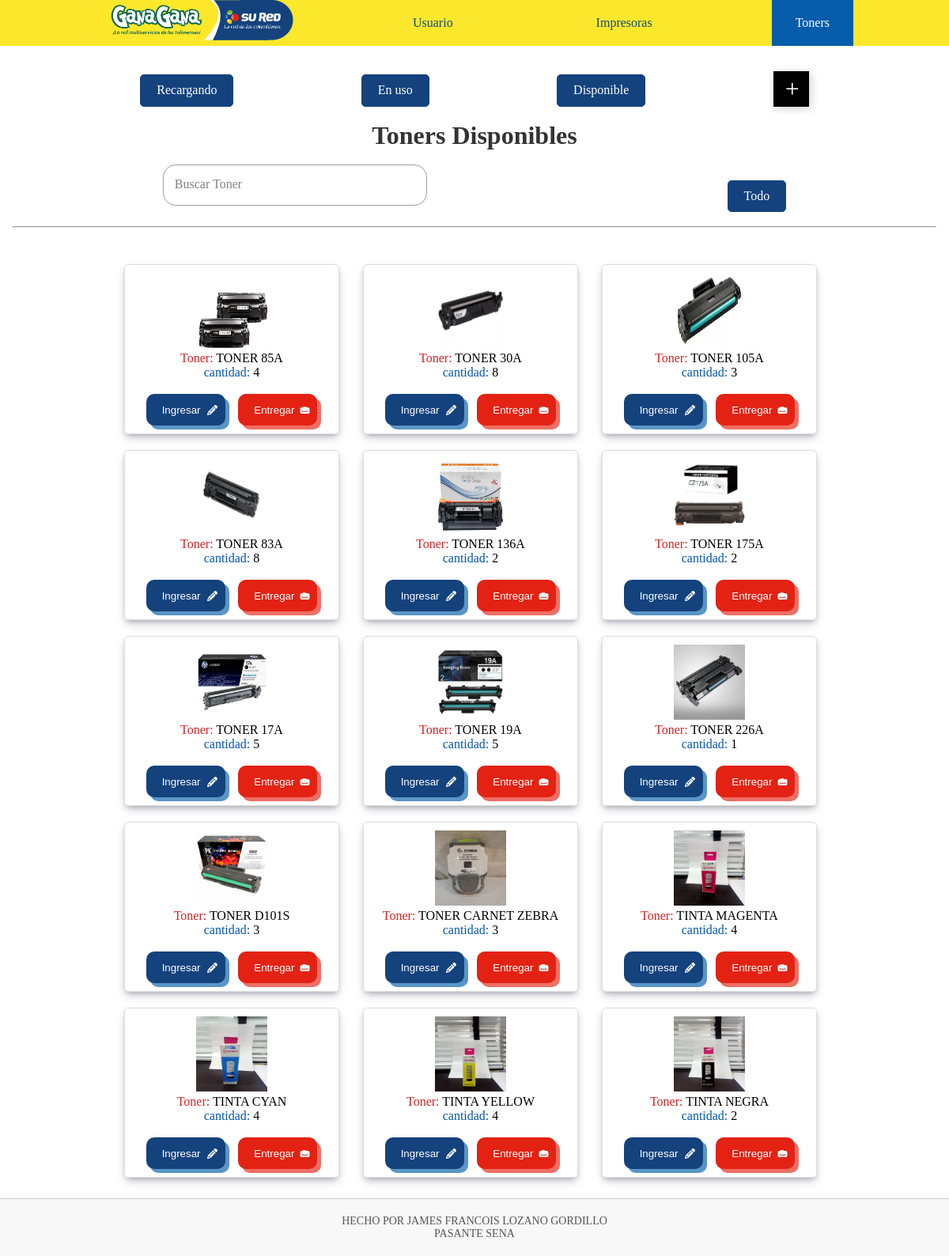
Page /L_Tonner/ on the earlier database version.
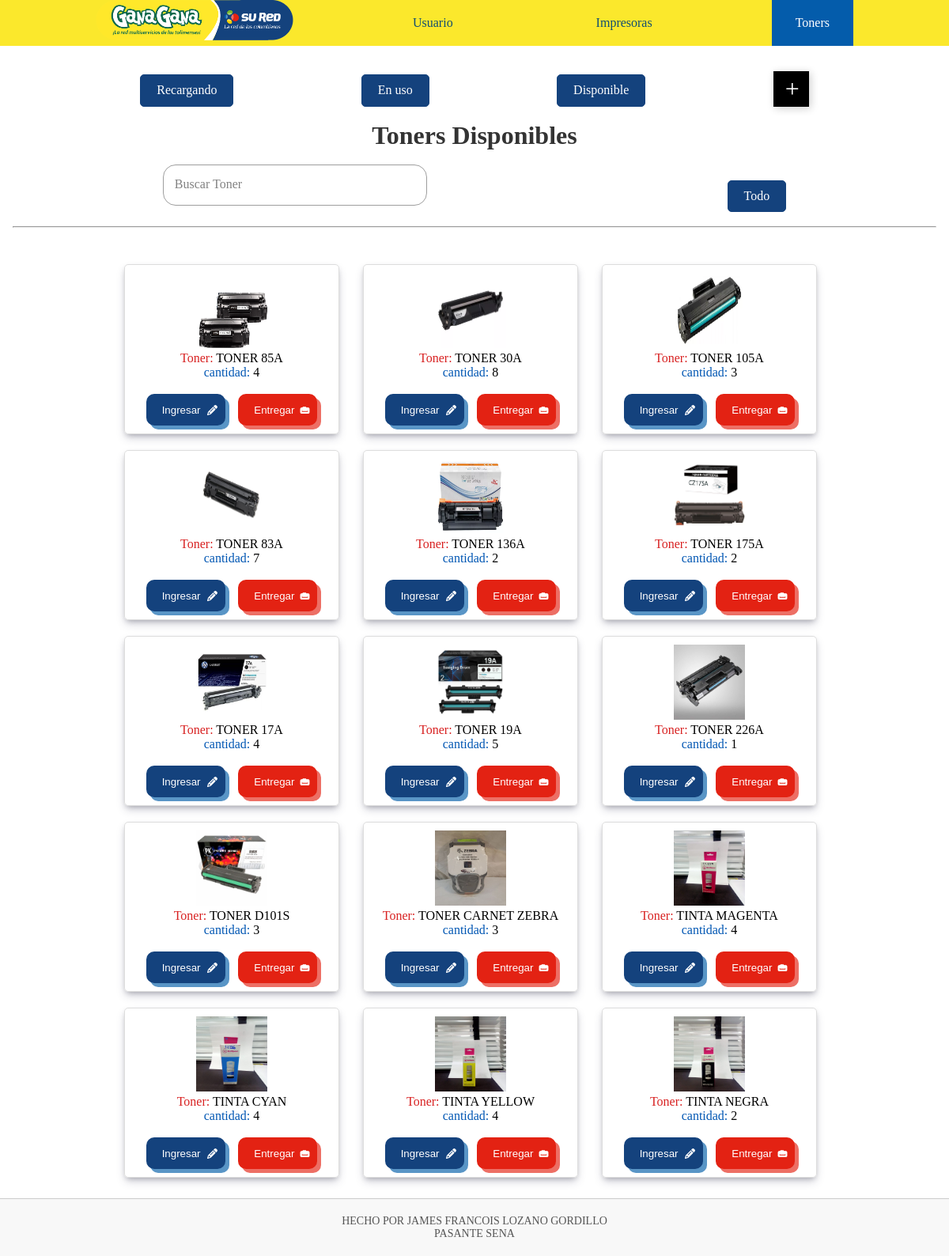
Same page on the later database version.
### Datos/models.py (models this page shows, shortened)
class Tonner(models.Model):
    ESTADO_T = [
        ('Recargando', 'Recargando'),
        ('Disponible', 'Disponible'),
        ('En Uso', 'En Uso'),
    ]
    nombre = models.CharField(max_length=50)
    cantidad = models.PositiveBigIntegerField()
    Numero_Toner = models.CharField(max_length=20)
    Estado = models.CharField(max_length=10, choices=ESTADO_T, default='L')
    imagen = models.ImageField()

### Datos/views.py (the view)
# urls.py: path('L_Tonner/', views.E_Libre, name='L_Tonner'),
def E_Libre(request):
    r_tonner = Tonner.objects.filter(Estado='Disponible')
    return render(request, 'vista/T_Libre.html', {'LItonner': r_tonner})

### Datos/templates/vista/T_Libre.html (shortened to what this page needs)
{% extends 'layouts/base.html' %}
{% block content %}
{% load static %}
<link rel="stylesheet" type="text/css" href="{% static 'CSS/ALL.css' %}">
<center>
    {% include 'layouts/Barra_Tonners.html' %}
    <br>
    <h1>Toners Disponibles</h1>
    <br>
</center>
<div style="display: flex; justify-content:space-around;">
    <form method="GET" action="{% url 'buscar_Toners' %}">
        <div class="input-group">
            <input required="" type="text" name="q" autocomplete="off" class="input">
            <label class="user-label">Buscar Toner</label>
        </div>
    </form>
    <a href="{% url 'L_Tonner' %}" class="btn">Todo</a>
</div>
<br>
<hr>
<br>
<br>
<div class="container" style="flex-direction: row; flex-wrap: wrap; justify-content: center; align-items: center;">
    {% for producto in LItonner %}
    <div class="card shadow" style="margin-right: 20px; border-radius: 5px;">
        <center>
            {% if producto.imagen %}
            <img src="{{ producto.imagen.url }}" style="width: 90px; height: 95px;">
            {% else %}
            <img src="{% static 'images/SinImagen.png' %}" alt="LogoImagen" style="width:90px;">
            {% endif %}
            <p><span class="span" style="color: #d82121;">Toner:</span> {{ producto.nombre }}</p>
            <p><span style="color: #0056b3;">cantidad:</span> {{ producto.cantidad }}</p>
            <br>
            <div style="display: flex; justify-content: space-evenly;">
                <a href="{% url 'ED_Tonner' producto.id %}">
                    <button class="BtnE">Ingresar
                    </button>
                </a>
                <a href="{% url 'retiroTonner' producto.id %}">
                    <button class="BtnP">Entregar
                    </button>
                </a>
            </div>
        </center>
    </div>
    <br>
    {% endfor %}
</div>
    {% endblock %}

Differences in the rows shown:
changed Tonner "TONER 83A": cantidad "8" → "7"
changed Tonner "TONER 17A": cantidad "5" → "4"
